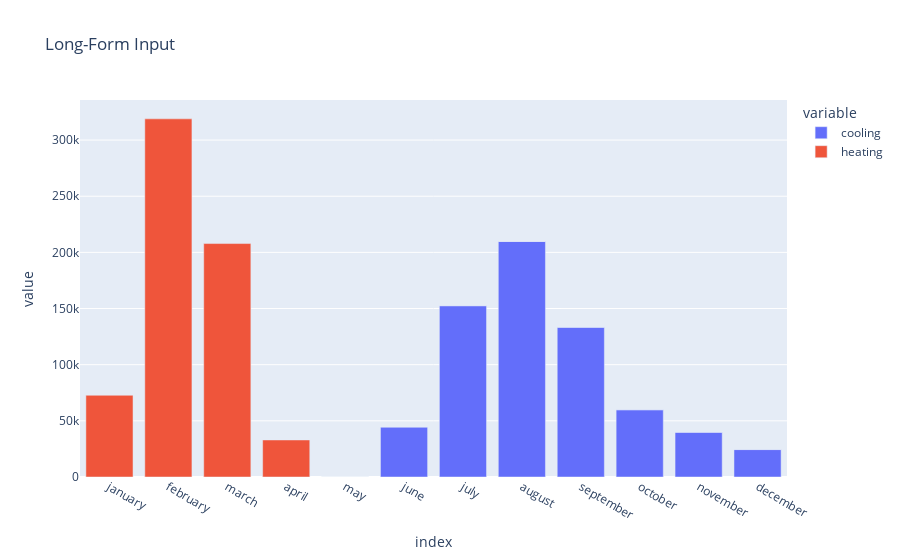

Notebook code cell kept with this figure:
### Code cell
umi_all_monthly = get_monthly(umi_df).groupby("load").sum()
px.bar(umi_all_monthly.T, x=umi_all_monthly.T.index, y=["cooling", "heating"], title="Long-Form Input")

### Figure 1 — Plotly figure (JSON) as saved in the notebook; plotly's stock layout.template omitted (floating-point values rounded to 4 significant figures)
{"data": [{"alignmentgroup": "True", "hovertemplate": "variable=cooling<br>index=%{x}<br>value=%{y}<extra></extra>", "legendgroup": "cooling", "marker": {"color": "#636efa", "pattern": {"shape": ""}}, "name": "cooling", "offsetgroup": "cooling", "orientation": "v", "showlegend": true, "textposition": "auto", "type": "bar", "x": ["january", "february", "march", "april", "may", "june", "july", "august", "september", "october", "november", "december"], "xaxis": "x", "y": [0, 0, 0, 0, 0, 44540.0, 152600.0, 209700.0, 133400.0, 59930.0, 39910.0, 24440.0], "yaxis": "y"}, {"alignmentgroup": "True", "hovertemplate": "variable=heating<br>index=%{x}<br>value=%{y}<extra></extra>", "legendgroup": "heating", "marker": {"color": "#EF553B", "pattern": {"shape": ""}}, "name": "heating", "offsetgroup": "heating", "orientation": "v", "showlegend": true, "textposition": "auto", "type": "bar", "x": ["january", "february", "march", "april", "may", "june", "july", "august", "september", "october", "november", "december"], "xaxis": "x", "y": [72770.0, 318900.0, 207900.0, 32970.0, 0, 0, 0, 0, 0, 0, 0, 0], "yaxis": "y"}], "layout": {"barmode": "relative", "legend": {"title": {"text": "variable"}, "tracegroupgap": 0}, "title": {"text": "Long-Form Input"}, "xaxis": {"anchor": "y", "domain": [0, 1], "title": {"text": "index"}}, "yaxis": {"anchor": "x", "domain": [0, 1], "title": {"text": "value"}}}}
